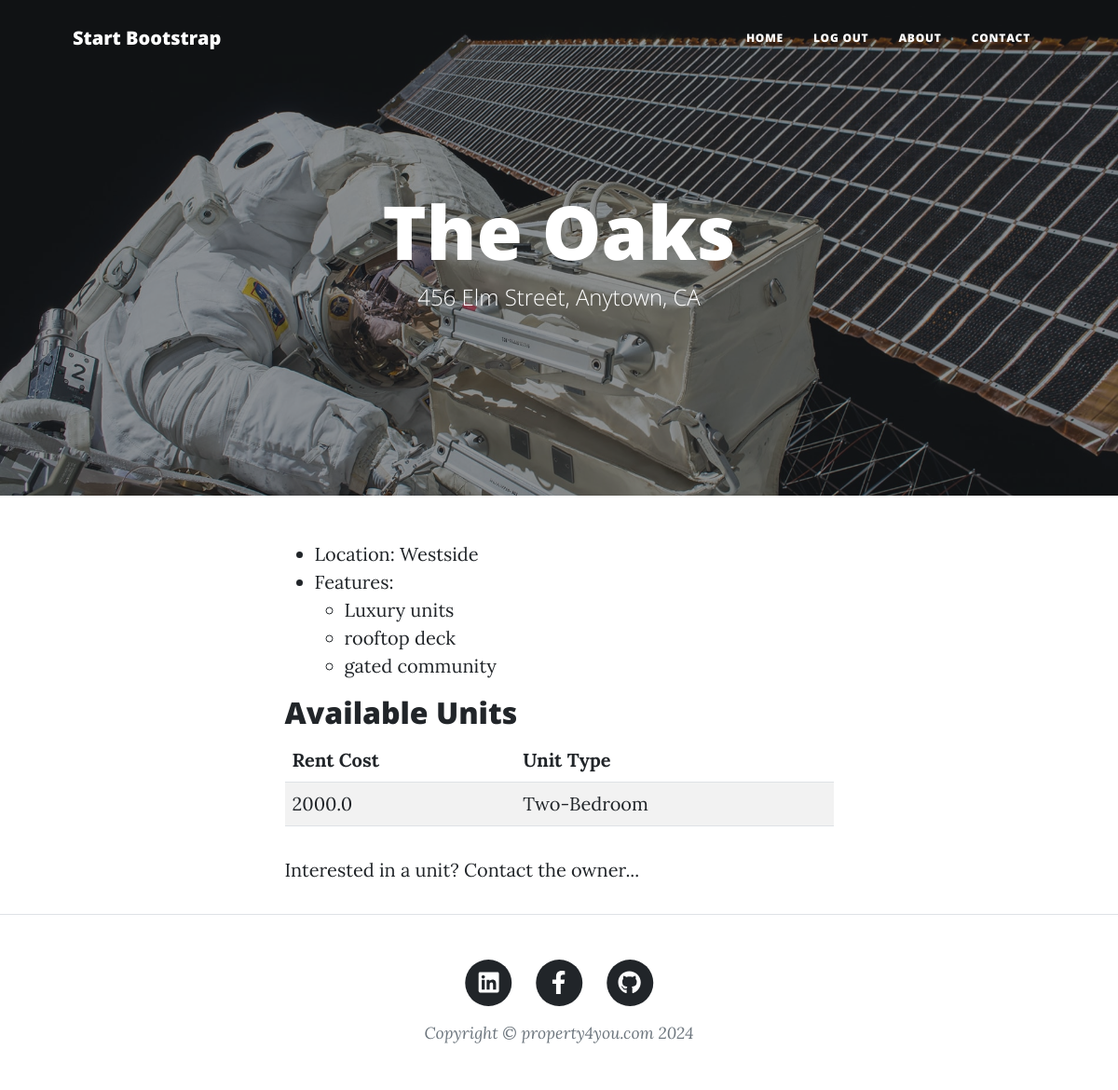
The page /property/2 (signed in) on the database its author committed.
### models/property.py (models this page shows)
class PropertyModel(db.Model):
    __tablename__ = "property"
    id = db.Column(db.Integer, primary_key=True)
    name = db.Column(db.String(100), nullable=False)
    address = db.Column(db.Text, nullable=False)
    location = db.Column(db.String(100), nullable=False)
    features = db.Column(db.Text, nullable=False)
    units = db.relationship('UnitModel', backref='property', lazy=True)

### models/unit.py (models this page shows)
class UnitModel(db.Model):
    __tablename__ = "unit"
    id = db.Column(db.Integer, primary_key=True)
    rent_cost = db.Column(db.Float, nullable=False)
    unit_type = db.Column(db.String(10), nullable=False)
    property_id = db.Column(db.Integer, db.ForeignKey('property.id'), nullable=False)

### app.py (the view)
@app.route("/property/<int:property_id>")
@login_required
def property_view(property_id):
    property = models.PropertyModel.query.get(property_id)
    units = property.units
    if not property:
        abort(404, "Property not found")
    if not current_user.is_authenticated:
        return redirect(url_for("login", next=url_for("property_view", property_id=property_id)))
    return render_template("property_view.html", property=property, units=units)

### app.py (called while the page is built)
@login_manager.user_loader
def load_user(user_id):
    return models.UserModel.query.get(int(user_id))

@app.context_processor
def inject_global_variables():
    return inject_globals()

### context_processors.py (called while the page is built)
def inject_globals():
    current_year = datetime.now().year
    return {'current_year': current_year}

### templates/property_view.html
{% include "header.html" %}
{% block content %}
  <header class="masthead" style="background-image: url('/static/assets/img/post-bg.jpg')">
    <div class="container position-relative px-4 px-lg-5">
<div
class="row gx-4 gx-lg-5 justify-content-center">
<div
class="col-md-10 col-lg-8 col-xl-7">
<div
class="page-heading">
<h1>{{ property.name }}</h1>
            <span class="subheading">{{ property.address }}</span>
          </div>
</div>
</div>
</div>
</header>
<div
class="container px-4 px-lg-5">
<div
class="row gx-4 gx-lg-5 justify-content-center">
<div
class="col-md-10 col-lg-8 col-xl-7">
<div
class="property-details">
<ul>
            <li>Location: {{ property.location }}</li>
            <li>Features:</li>
            <ul>
              {% for feature in property.features.split(",") %}
                <li>{{ feature }}</li>
              {% endfor %}
            </ul>
          </ul>
        </div>
        <h2>Available Units</h2>
        <table class="table table-striped">
          <thead>
            <tr>
              <th>Rent Cost</th>
              <th>Unit Type</th>
            </tr>
          </thead>
          <tbody>
            {% for unit in units %}
              <tr>
                <td>{{ unit.rent_cost }}</td>
                <td>{{ unit.unit_type }}</td>
              </tr>
            {% endfor %}
          </tbody>
        </table>
        <p>Interested in a unit? Contact the owner...</p>
      </div>
    </div>
  </div>
  {% include "footer.html" %}
{% endblock %}

### rows shown on the page
PropertyModel: name "The Oaks", address "456 Elm Street, Anytown, CA", location "Westside"
UnitModel: rent_cost "2000.0", unit_type "Two-Bedroom"

### other values the page prints
{{ feature }} "Luxury units" "rooftop deck" "gated community"
